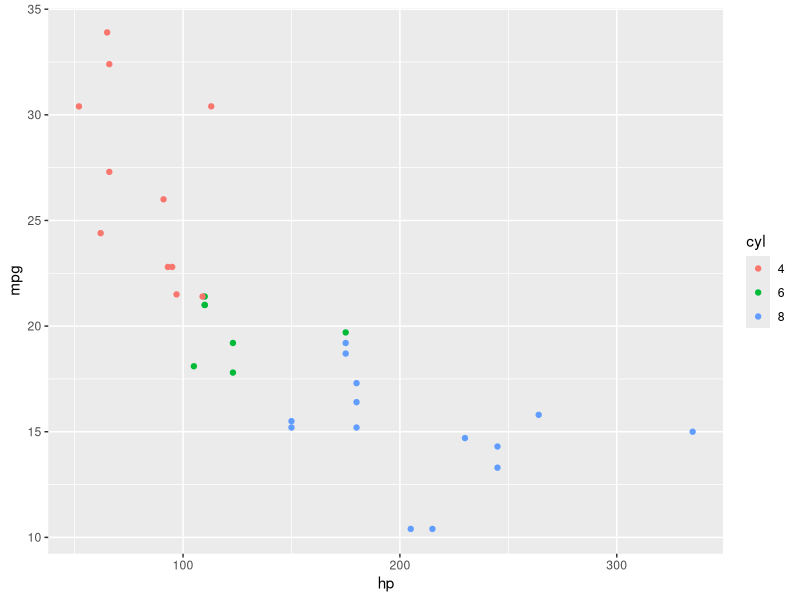

This figure's R source:
## ---- chunk 1
knitr::opts_chunk$set(echo = TRUE)
## ---- chunk 2
library(ggplot2)
## ---- chunk 3
data(mtcars)

mtcars <- within(mtcars, {
  cyl <- factor(cyl)
  vs <- factor(vs, labels = c("V-shaped", "straight"))
  am <- factor(am, labels = c("automatic", "manual"))
})
## ---- chunk 4
ggplot(data = mtcars, mapping = aes(x = hp,y =  mpg, color = cyl)) + geom_point()
